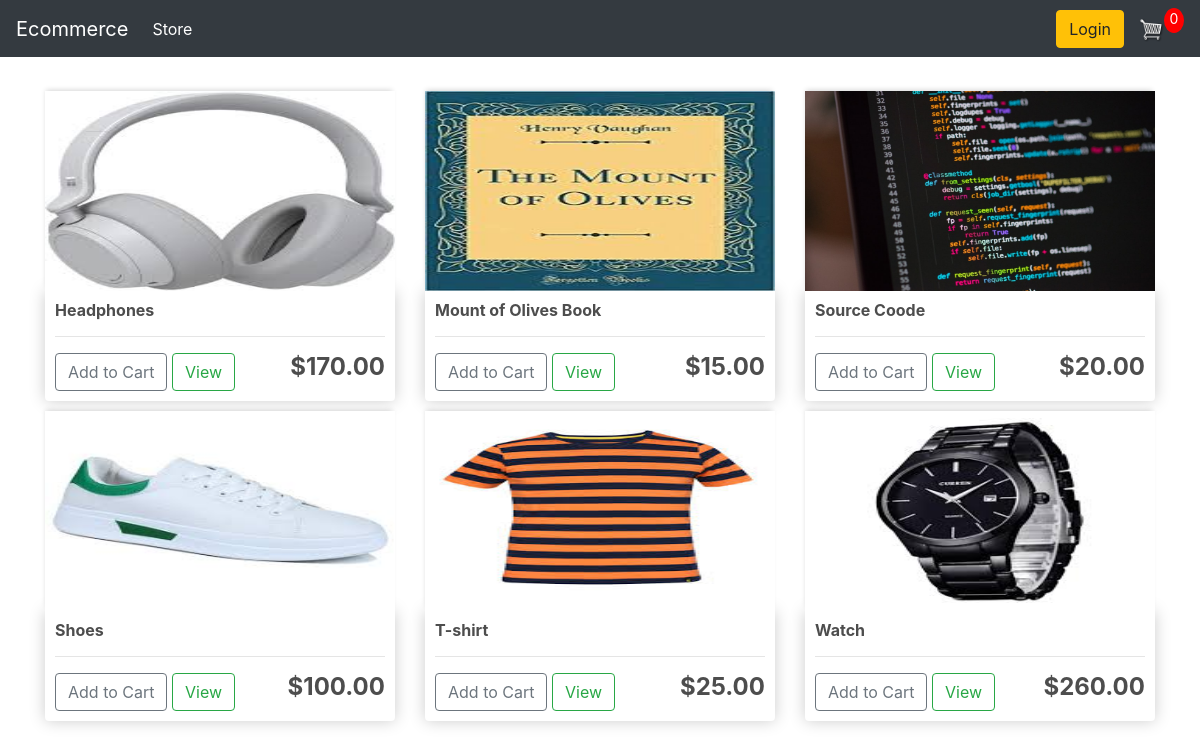
The page / on the database its author committed.
### store/models.py (models this page shows, shortened)
class Product(models.Model):
    name=models.CharField(max_length=200,null=True)
    price=models.FloatField()
    digital=models.BooleanField(default=False,null=True,blank=False)
    image=models.ImageField(null=True,blank=True)
    @property
    def imageURL(self):
        try:
            url=self.image.url
        except expression as identifier:
            url=''
        return url

### store/views.py (the view)
# urls.py: path('',include('store.urls')),
def store(request):
     if request.user.is_authenticated:
          customer=request.user.customer
          order,created=Order.objects.get_or_create(customer=customer,complete=False)
          items=order.orderitem_set.all()
          cartItems=order.get_cart_items
     else:
          items=[]
          order={'get_cart_total':0,'get_cart_items':0,'shipping':False}
          cartItems=order['get_cart_items']
     products=Product.objects.all()
     context = {'products':products, 'cartItems': cartItems}
     return render(request, 'store/store.html', context)

### store/templates/store/Store.html
{% extends 'store/main.html' %}
{% load static %}
{% block content %}
    <div class="row">
		{% for product in products %}
			<div class="col-lg-4">
				<img class="thumbnail" src="{{product.imageURL}}">
				<div class="box-element product">
					<h6><strong>{{product.name}}</strong></h6>
					<hr>
					<button data-product={{product.id}} data-action="add" class="btn btn-outline-secondary add-btn update-cart">Add to Cart</button>
					<a class="btn btn-outline-success" href="#">View</a>
					<h4 style="display: inline-block; float: right"><strong>${{product.price|floatformat:2}}</strong></h4>
				</div>
			</div>
		{% endfor %}
    </div>
{% endblock  %}

### store/templates/store/Main.html (shortened to what this page needs)
<!DOCTYPE html>
{% load static %}
<html>
    <head>
           <link rel="stylesheet" type="text/css" href="{% static 'css/main.css' %}">
           <link rel="stylesheet" href="https://stackpath.bootstrapcdn.com/bootstrap/4.4.1/css/bootstrap.min.css">
     </head>
     <body>
<nav class="navbar navbar-expand-lg navbar-dark bg-dark">
  <a class="navbar-brand" href="{% url 'store' %}">Ecommerce</a>
  <div class="collapse navbar-collapse" id="navbarSupportedContent">
    <ul class="navbar-nav mr-auto">
      <li class="nav-item active">
        <a class="nav-link" href="{% url 'store' %}">Store <span class="sr-only">(current)</span></a>
      </li>
    </ul>
    <div class="form-inline my-2 my-lg-0">
     	<a href="#"class="btn btn-warning">Login</a>
     	<a href="{% url 'cart' %}">
    		<img  id="cart-icon" src="{% static 'images/cart.png' %}">
    	</a>
    	<p id="cart-total">{{cartItems}}</p>
    </div>
  </div>
</nav>
         <div class="container">
                <br>
                {% block content %}
                {% endblock content %}
         </div>
     </body>
</html>

### static/css/main.css (style rules this page uses)
body { background-color: hsl(0, 0%, 98%); }
h1,h2,h3,h4,h5,h6 { color:hsl(0, 0%, 30%); }
.box-element { box-shadow:hsl(0, 0%, 80%) 0 0 16px; background-color: #fff; border-radius: 4px; padding: 10px; }
.thumbnail { width: 100%; height: 200px; -webkit-box-shadow: -1px -3px 5px -2px rgba(214,214,214,1); -moz-box-shadow: -1px -3px 5px -2px rgba(214,214,214,1); box-shadow: -1px -3px 5px -2px rgba(214,214,214,1); }
.product { border-radius: 0 0 4px 4px; }
.bg-dark { background-color: #4f868c!important; }
#cart-icon { width:25px; display: inline-block; margin-left: 15px; }
#cart-total { display: block; text-align: center; color:#fff; background-color: red; width: 20px; height: 25px; border-radius: 50%; font-size: 14px; }
.col-lg-4, .col-lg-6, .col-lg-8, .col-lg-12 { margin-top: 10px; }
.btn { border-radius: 0; }

### rows shown on the page
Product: imageURL (picture), name "Headphones", price "170.00"
Product: imageURL (picture), name "Mount of Olives Book", price "15.00"
Product: imageURL (picture), name "Source Coode", price "20.00"
Product: imageURL (picture), name "Shoes", price "100.00"
Product: imageURL (picture), name "T-shirt", price "25.00"
Product: imageURL (picture), name "Watch", price "260.00"

### other values the page prints
{{ cartItems }} "0"
